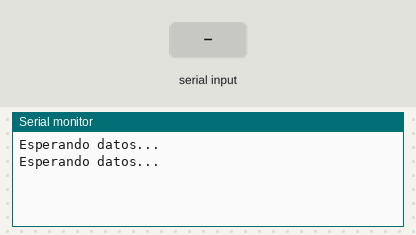
Simulated run of this sketch. Board: ESP32. Parts: the last lines printed to the serial monitor. The inputs (shaded band) are chosen by the test bench.

Above: at 10.8 s.
10.9 s: byte 30 received over Serial
At 15.5 s:
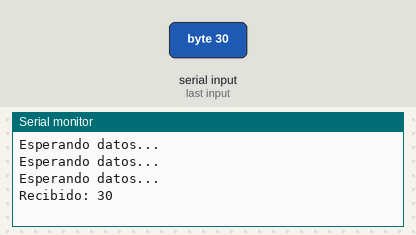
16.9 s: byte 90 received over Serial
At 20.6 s:
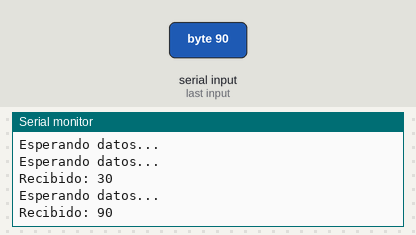
22.9 s: byte 120 received over Serial
At 25.6 s:
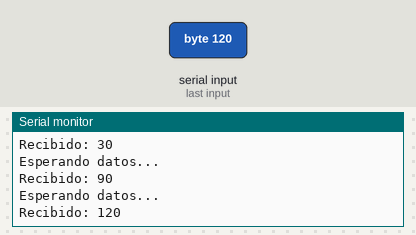

Measured:
- after the input at 10.9 s, the serial monitor: prints a new line after 4.1 s (image 1)
- after the input at 16.9 s, the serial monitor: prints a new line after 3.1 s (image 2)
- after the input at 22.9 s, the serial monitor: prints a new line after 2.1 s (image 3)

The sketch:

uso-puerto-serial-ejemplo1.ino
```cpp
void setup() {
  // Inicia la comunicación serial a 115200 bps
  Serial.begin(115200);
}

void loop() {
  // Verifica si hay datos disponibles en el puerto serial
  if (Serial.available() > 0) {
    // Lee el dato recibido
    int dato = Serial.read();

    // Envia de vuelta el mismo dato recibido
    Serial.print("Recibido: ");
    Serial.println(dato);
  }

  // Envía un mensaje cada 5 segundos
  delay(5000);
  Serial.println("Esperando datos...");
}
```
